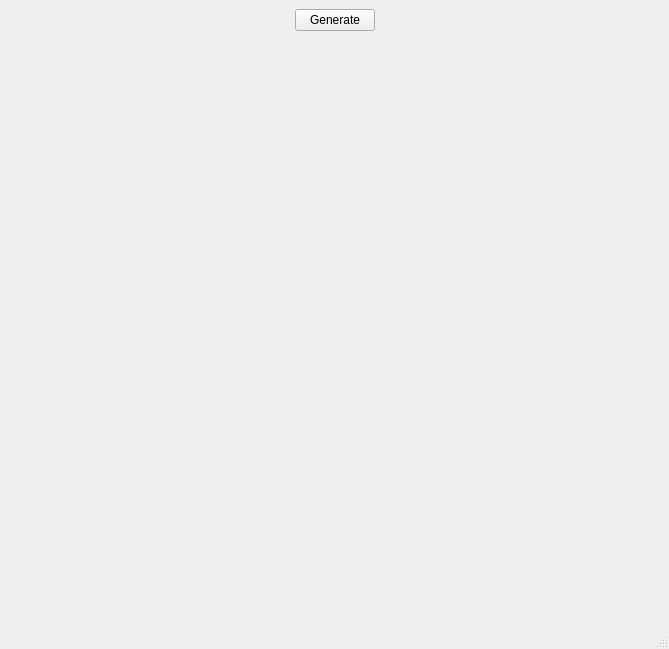
<?xml version="1.0" encoding="UTF-8"?>
<ui version="4.0">
 <class>MainWindow</class>
 <widget class="QMainWindow" name="MainWindow">
  <property name="geometry">
   <rect>
    <x>0</x>
    <y>0</y>
    <width>669</width>
    <height>551</height>
   </rect>
  </property>
  <property name="windowTitle">
   <string>MainWindow</string>
  </property>
  <widget class="QWidget" name="centralwidget">
   <layout class="QGridLayout" name="gridLayout">
    <item row="0" column="0">
     <spacer name="horizontalSpacer">
      <property name="orientation">
       <enum>Qt::Horizontal</enum>
      </property>
      <property name="sizeHint" stdset="0">
       <size>
        <width>267</width>
        <height>20</height>
       </size>
      </property>
     </spacer>
    </item>
    <item row="0" column="1">
     <widget class="QPushButton" name="pushButton_generate">
      <property name="text">
       <string>Generate</string>
      </property>
     </widget>
    </item>
    <item row="0" column="2">
     <spacer name="horizontalSpacer_2">
      <property name="orientation">
       <enum>Qt::Horizontal</enum>
      </property>
      <property name="sizeHint" stdset="0">
       <size>
        <width>267</width>
        <height>20</height>
       </size>
      </property>
     </spacer>
    </item>
    <item row="1" column="0" colspan="3">
     <widget class="MplWidget" name="MplWidget" native="true">
      <property name="minimumSize">
       <size>
        <width>647</width>
        <height>581</height>
       </size>
      </property>
     </widget>
    </item>
   </layout>
  </widget>
  <widget class="QMenuBar" name="menubar">
   <property name="geometry">
    <rect>
     <x>0</x>
     <y>0</y>
     <width>669</width>
     <height>26</height>
    </rect>
   </property>
  </widget>
  <widget class="QStatusBar" name="statusbar"/>
 </widget>
 <customwidgets>
  <customwidget>
   <class>MplWidget</class>
   <extends>QWidget</extends>
   <header>mplwidget.h</header>
   <container>1</container>
  </customwidget>
 </customwidgets>
 <resources/>
 <connections/>
</ui>
